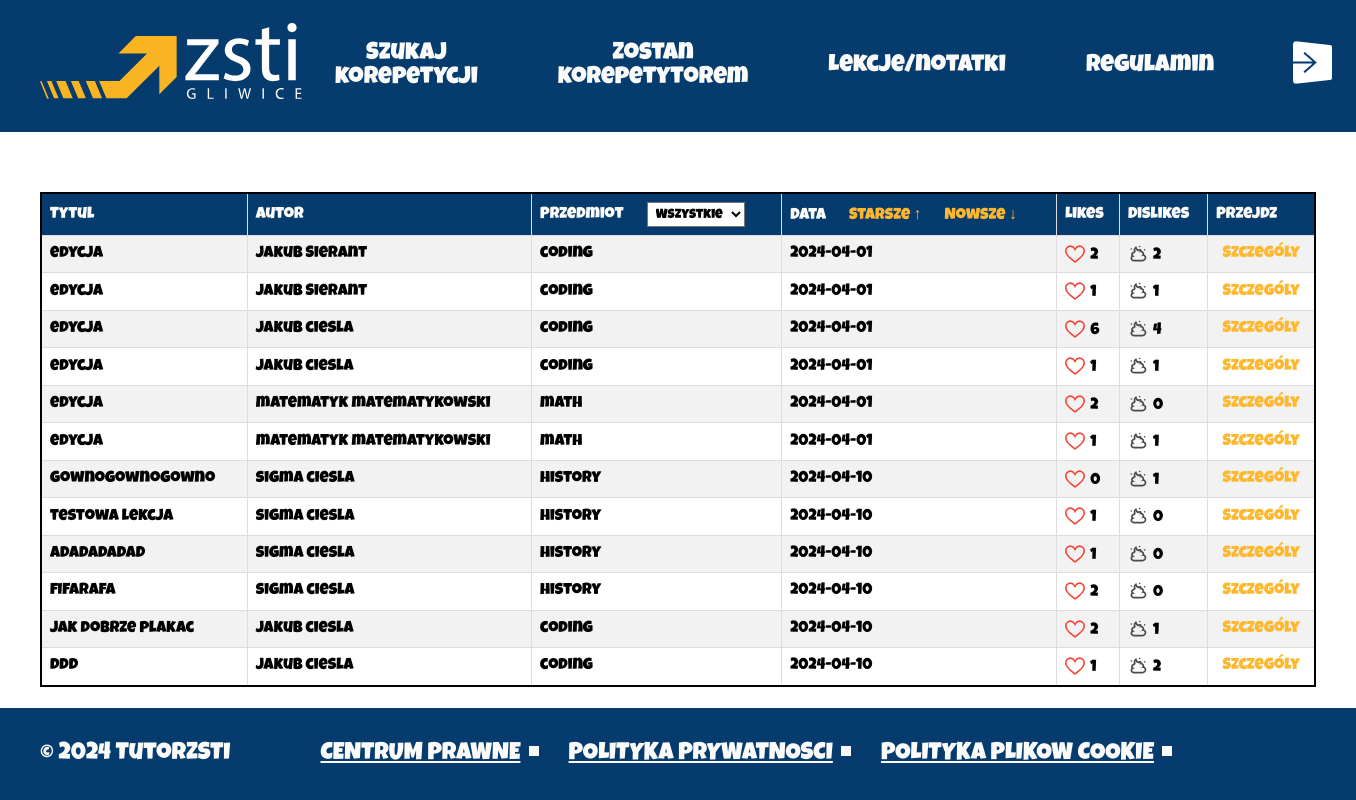
Page /lessons.php on the committed database.
### tables this page shows
CREATE TABLE `lessons` (
  `id` int(11) NOT NULL,
  `tutor_id` int(11) DEFAULT NULL,
  `tutor_name` varchar(255) NOT NULL,
  `tutor_surname` varchar(255) NOT NULL,
  `title` varchar(255) DEFAULT NULL,
  `content` varchar(500) NOT NULL,
  `date` date DEFAULT NULL,
  `subject` varchar(255) DEFAULT NULL,
  `communicator` varchar(255) DEFAULT NULL,
  `file` varchar(255) DEFAULT NULL,
  `likes` int(11) DEFAULT 0,
  `dislikes` int(11) DEFAULT 0
);

### lessons.php (the view, shortened to what this page needs)
<!DOCTYPE html>
<html lang="en">
<head>
    <link rel="stylesheet" href="css/style.css">
</head>
<body>
    <header>
        <?php include_once "templates/nav.php" ?>
    </header>
    <main>
        <div class="lessons-container">
            <div class="container">
                <div class="lesson-table">
    <?php
        include_once "php/config.php";
        $sort_order = isset($_GET['sort']) ? $_GET['sort'] : 'asc';
        $query = "SELECT * FROM lessons";
        $query .= " ORDER BY date " . $sort_order;
        $result = mysqli_query($conn, $query);
        if (mysqli_num_rows($result) > 0) {
            echo "<table>";
            echo "<tr>
                    <th>Tytul</th>
                    <th>Autor</th>
                    <th>Przedmiot
                    <select name='subject' onchange=\"location = 'lessons.php?subject=' + this.value;\">
                        ";
                        $selected_subject = isset($_GET['subject']) ? $_GET['subject'] : '';
                        echo '<option value="" ' . ($selected_subject == '' ? 'selected' : '') . '>Wszystkie</option>';
                        echo get_subject_options($conn, $selected_subject);
                        echo "
                    </select>
                    </th>
                    <th>Data <a href='lessons.php?sort=asc'>Starsze &uarr;</a> <a href='lessons.php?sort=desc'>Nowsze &darr;</a></th>
                    <th>Likes</th>
                    <th>Dislikes</th>
                    <th>Przejdz</th>
                    </tr>";
            while ($row = mysqli_fetch_assoc($result)) {
                echo "<tr>";
                echo "<td>" . $row["title"] . "</td>";
                echo "<td>" . $row["tutor_name"] . " " . $row["tutor_surname"] . "</td>";
                echo "<td>" . $row["subject"] . "</td>";
                echo "<td>" . $row["date"] . "</td>";
                echo "<td><img src='assets/icons/like.svg'>" .$row['likes'] . "</td>";
                echo "<td><img src='assets/icons/dislike.svg'>" . $row['dislikes'] . "</td>";
                echo '<td><a href="lesson.php?lesson=' . $row["id"] . '">Szczególy</a></td>';
                echo "</tr>";
            }
            echo "</table>";
        } else {
            echo "Brak lekcji.";
        }
        function get_subject_options($conn, $selected_subject) {
            $query = "SELECT DISTINCT subject FROM lessons";
            $result = mysqli_query($conn, $query);
            $options = '';
            while ($row = mysqli_fetch_assoc($result)) {
                $selected = ($row["subject"] == $selected_subject) ? 'selected' : '';
                $options .= "<option value='" . $row["subject"] . "' " . $selected . ">" . $row["subject"] . "</option>";
            }
            return $options;
        }
    ?>
                    </div>
            </div>
        </div>
    </main>
    <footer>
        <?php include_once "templates/footer.php" ?>
    </footer>
</body>
</html>

### css/style.css (style rules this page uses)
:root { --blue: #053b6d; --gold: #ffb72d; --white: #fbfbfb; --black: #000; --grey: #acacac; --container-padding: 40px; --font-24: 24px; --font-32: 32px; --space-30: 30px; --space-50: 50px; }
* { box-sizing: border-box; font-family: "Luckiest Guy", cursive; }
body { display: flex; min-height: 100vh; flex-direction: column; margin: 0; padding: 0; }
main { flex: 1; }
.container { clear: both; margin: 0 auto; padding-left: var(--container-padding); padding-right: var(--container-padding); max-width: 1670px; width: 100%; }
footer { width: 100%; }
.lessons-container { width: 100%; }
.lesson-table { display: flex; flex-direction: column; align-items: center; justify-content: center; margin-top: 60px; }
table { border-collapse: collapse; border: 2px solid var(--black); width: 100%; }
th, td { border: 1px solid #ddd; padding: 8px; text-align: left; }
th { background-color: var(--blue); color: var(--white); font-weight: 200; cursor: pointer; }
th a { margin-left: 20px; color: var(--gold); text-decoration: none; }
tr:nth-child(even) { background-color: #f2f2f2; }
td:last-child { text-align: center; }
td img { width: 20px; height: 20px; margin-right: 5px; vertical-align: middle; }
td a { text-decoration: none; color: var(--gold); }
select { background-color: white; color: black; padding: 4px; margin-left: 20px; }

### rows in the picture
lessons: title "edycja", tutor_name "Jakub", tutor_surname "Sierant", subject "coding", date "2024-04-01", likes "2", dislikes "2"
lessons: title "edycja", tutor_name "Jakub", tutor_surname "Sierant", subject "coding", date "2024-04-01", likes "1", dislikes "1"
lessons: title "edycja", tutor_name "jakub", tutor_surname "ciesla", subject "coding", date "2024-04-01", likes "6", dislikes "4"
lessons: title "edycja", tutor_name "jakub", tutor_surname "ciesla", subject "coding", date "2024-04-01", likes "1", dislikes "1"
lessons: title "edycja", tutor_name "matematyk", tutor_surname "matematykowski", subject "math", date "2024-04-01", likes "2", dislikes "0"
lessons: title "edycja", tutor_name "matematyk", tutor_surname "matematykowski", subject "math", date "2024-04-01", likes "1", dislikes "1"
lessons: title "gownogownogowno", tutor_name "sigma", tutor_surname "ciesla", subject "history", date "2024-04-10", likes "0", dislikes "1"
lessons: title "testowa lekcja", tutor_name "sigma", tutor_surname "ciesla", subject "history", date "2024-04-10", likes "1", dislikes "0"
lessons: title "adadadadad", tutor_name "sigma", tutor_surname "ciesla", subject "history", date "2024-04-10", likes "1", dislikes "0"
lessons: title "fifarafa", tutor_name "sigma", tutor_surname "ciesla", subject "history", date "2024-04-10", likes "2", dislikes "0"
lessons: title "jak dobrze plakac", tutor_name "Jakub", tutor_surname "ciesla", subject "coding", date "2024-04-10", likes "2", dislikes "1"
lessons: title "ddd", tutor_name "Jakub", tutor_surname "ciesla", subject "coding", date "2024-04-10", likes "1", dislikes "2"
